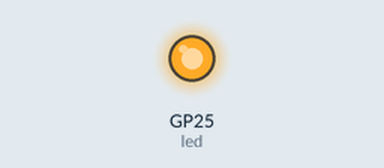
Recording of a program running on a simulated Raspberry Pi Pico running MicroPython. On the bench: output pins drawn as LEDs (lit = HIGH). Pins used as bus, display or sensor lines are not drawn.

Above: at 0.1 s.
At 4.5 s:
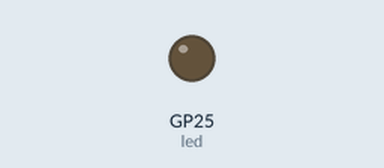
Timing chart, 0 to 6.0 s (numbered marks = the images above):
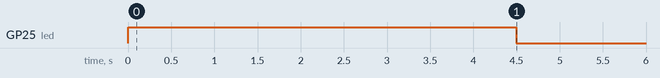

The program:

main.py
```python
#
# Based on flipdot-games Rust code from Anton Berneving (https://github.com/antbern/flipdot-games/tree/main/pico-firmware/src/driver.rs)
#
from machine import Pin
import time

class LEDMatrix:
    # Constants for the display
    ROW_DRIVER_ROWS = 16
    COL_DRIVER_COLUMNS = 28

    def __init__(self, rows=16, cols=28):
        self.ROWS = rows
        self.COLS = cols

        # Initialize the pins
        self.row_address = [
            Pin(2, Pin.OUT),
            Pin(3, Pin.OUT),
            Pin(4, Pin.OUT),
            Pin(5, Pin.OUT),
            Pin(6, Pin.OUT)
        ]
        self.row_high_en = Pin(7, Pin.OUT)
        self.row_low_en = Pin(8, Pin.OUT)
        self.col_address = [
            Pin(9, Pin.OUT),
            Pin(10, Pin.OUT),
            Pin(11, Pin.OUT),
            Pin(12, Pin.OUT),
            Pin(13, Pin.OUT)
        ]
        self.col_high_low = Pin(14, Pin.OUT)
        self.col_select = [Pin(16, Pin.OUT), Pin(17, Pin.OUT)]

        # Initialize display buffers
        self.buffer_active = [[False for _ in range(cols)] for _ in range(rows)]
        self.buffer_shadow = [[False for _ in range(cols)] for _ in range(rows)]

        # Row address lookup table
        self.row_lookup = [1, 4, 5, 2, 3, 6, 7, 9, 12, 13, 10, 11, 14, 15, 17, 20]

        # Column address lookup table
        self.col_lookup = [
            1, 2, 3, 4, 5, 6, 7, 9, 10, 11, 12, 13, 14, 15, 17, 18,
            19, 20, 21, 22, 23, 25, 26, 27, 28, 29, 30, 31
        ]

    def set_row_address(self, row):
        """Set the row address pins based on lookup table"""
        address = self.row_lookup[row]
        for i in range(5):
            self.row_address[i].value((address >> i) & 1)

    def set_row_direction(self, high_drive):
        """Set row direction (high or low drive)"""
        if high_drive:
            self.row_low_en.value(0)
            self.row_high_en.value(1)
        else:
            self.row_high_en.value(0)
            self.row_low_en.value(1)

    def set_column_address(self, column):
        """Set the column address pins based on lookup table"""
        address = self.col_lookup[column]
        for i in range(5):
            self.col_address[i].value((address >> i) & 1)

    def set_column_direction(self, high_drive):
        """Set column direction (high or low drive)"""
        self.col_high_low.value(not high_drive)

    def set_column_enabled(self, column=None):
        """Enable or disable column drivers"""
        for col in self.col_select:
            col.value(0)
        if column is not None:
            self.col_select[column].value(1)

    def drive_pixel(self, row, col, high_drive, energize_time_us=190):
        """Drive a single pixel"""
        self.set_row_address(row)
        self.set_column_address(col % self.COL_DRIVER_COLUMNS)

        self.set_row_direction(high_drive)
        self.set_column_direction(not high_drive)

        self.set_column_enabled(col // self.COL_DRIVER_COLUMNS)
        time.sleep_us(energize_time_us)
        self.set_column_enabled(None)

    def clear(self):
        """Clear the display buffer"""
        for row in range(self.ROWS):
            for col in range(self.COLS):
                self.buffer_active[row][col] = False

    def fill(self, value):
        """Fill the display buffer with a value"""
        for row in range(self.ROWS):
            for col in range(self.COLS):
                self.buffer_active[row][col] = value

    def set_pixel(self, row, col, value):
        """Set a pixel in the display buffer"""
        self.buffer_active[row][col] = value

    def refresh(self, force_refresh=False):
        """Refresh the display, updating changed pixels"""
        for row in range(self.ROWS):
            for col in range(self.COLS):
                if force_refresh or self.buffer_active[row][col] != self.buffer_shadow[row][col]:
                    self.drive_pixel(
                        row,
                        col,
                        not self.buffer_active[row][col]  # Invert because True = LOW drive
                    )
                    self.buffer_shadow[row][col] = self.buffer_active[row][col]
                    time.sleep_us(10)

# Example usage
def main():
    # Initialize the display
    display = LEDMatrix()
    led = Pin("LED", Pin.OUT)

    # Test pattern
    led.value(1)

    # Clear and deep refresh
    display.clear()
    display.refresh(force_refresh=True)
    time.sleep_ms(2000)

    # Blink pattern
    for _ in range(3):
        display.fill(True)
        display.refresh()
        time.sleep_ms(50)

        display.fill(False)
        display.refresh()
        time.sleep_ms(50)

    led.value(0)

    while True:
        pass

if __name__ == "__main__":
    main()
```
